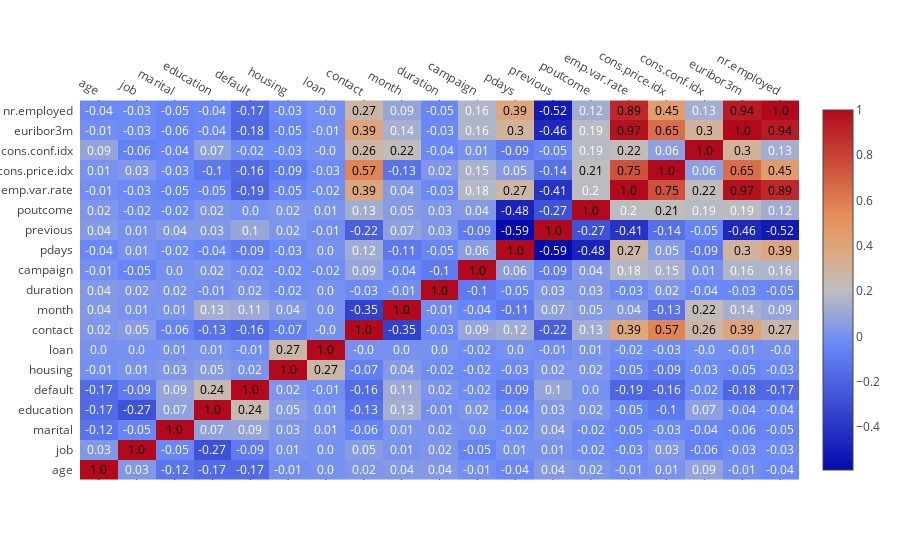

The cell this chart's notebook holds for it:
### Code cell
figure = ff.create_annotated_heatmap(
    z=corr_features.values,
    x=list(corr_features.columns),
    y=list(corr_features.index),
    annotation_text=corr_features.round(2).values,
    showscale=True)

iplot(figure)
